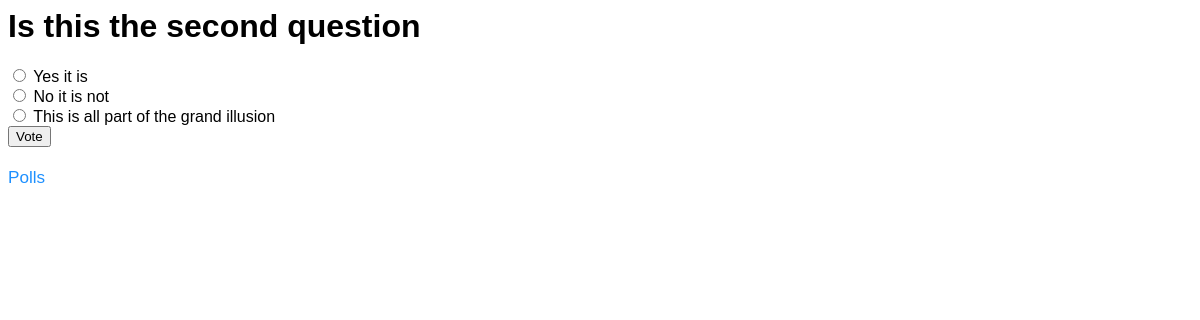
The app's page /polls/2/ with its own data.
### polls/models.py (models this page shows, shortened)
class Question(models.Model):
    question_text = models.CharField(max_length=200)
    pub_date = models.DateTimeField('date published')

class Choice(models.Model):
    question = models.ForeignKey(Question, on_delete=models.CASCADE)
    choice_text = models.CharField(max_length=200)
    votes= models.IntegerField(default=0)

### polls/views.py (the view)
# urls.py: path('<int:question_id>/', views.detail, name='detail'),
def detail(request, question_id):
	question = get_object_or_404(Question, pk=question_id)
	return render(request, 'polls/detail.html', {'question': question})

### polls/templates/polls/detail.html (shortened to what this page needs)
{% load static %}
<link rel="stylesheet" type="text/css" href="{% static 'polls/better.css' %}" />
<h1>{{question.question_text}}</h1>
<form action="{% url 'polls:vote' question.id %}" method="post">
{% for choice in question.choice_set.all %}
	<input type="radio" name="choice" id="choice{{ forloop.counter }}" value="{{ choice.id }}" />
	<label for="choice{{ forloop.counter}}">{{choice.choice_text}}</label><br />
{% endfor %}
<input type="submit" value="Vote" />
</form>
<p><a href="/polls/">Polls</a></p>

### polls/static/polls/better.css (style rules this page uses)
* { font-family: helvetica; }
p { line-height: 1.5; font-size: 1.07em; }
a:link { color: DodgerBlue; text-decoration: none; }

### records on screen
Question: question_text "Is this the second question"
Choice: choice_text "Yes it is"
Choice: choice_text "No it is not"
Choice: choice_text "This is all part of the grand illusion"
